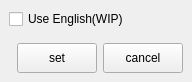
<?xml version="1.0" encoding="UTF-8"?>
<ui version="4.0">
 <class>MainWindow</class>
 <widget class="QMainWindow" name="MainWindow">
  <property name="geometry">
   <rect>
    <x>0</x>
    <y>0</y>
    <width>192</width>
    <height>82</height>
   </rect>
  </property>
  <property name="windowTitle">
   <string>MainWindow</string>
  </property>
  <widget class="QWidget" name="centralwidget">
   <layout class="QVBoxLayout" name="verticalLayout">
    <item>
     <widget class="QCheckBox" name="UseEnBox">
      <property name="text">
       <string>Use English(WIP)</string>
      </property>
     </widget>
    </item>
    <item>
     <spacer name="verticalSpacer">
      <property name="orientation">
       <enum>Qt::Vertical</enum>
      </property>
      <property name="sizeHint" stdset="0">
       <size>
        <width>20</width>
        <height>0</height>
       </size>
      </property>
     </spacer>
    </item>
    <item>
     <layout class="QHBoxLayout" name="horizontalLayout">
      <item>
       <spacer name="horizontalSpacer">
        <property name="orientation">
         <enum>Qt::Horizontal</enum>
        </property>
        <property name="sizeHint" stdset="0">
         <size>
          <width>40</width>
          <height>20</height>
         </size>
        </property>
       </spacer>
      </item>
      <item>
       <widget class="QPushButton" name="setButton">
        <property name="minimumSize">
         <size>
          <width>80</width>
          <height>30</height>
         </size>
        </property>
        <property name="text">
         <string>set</string>
        </property>
       </widget>
      </item>
      <item>
       <widget class="QPushButton" name="cancelButton">
        <property name="minimumSize">
         <size>
          <width>80</width>
          <height>30</height>
         </size>
        </property>
        <property name="text">
         <string>cancel</string>
        </property>
       </widget>
      </item>
     </layout>
    </item>
   </layout>
  </widget>
 </widget>
 <resources/>
 <connections/>
</ui>
